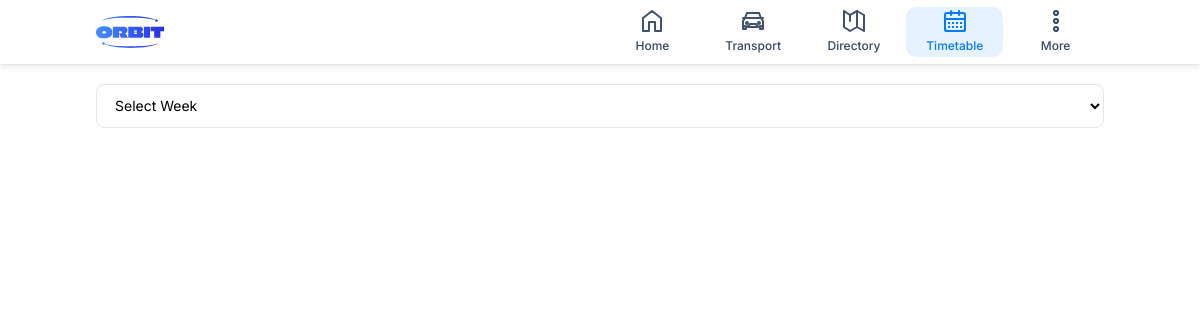
Page /client/src/pages/timetable/dashboard.php (signed in) on the earlier database version.
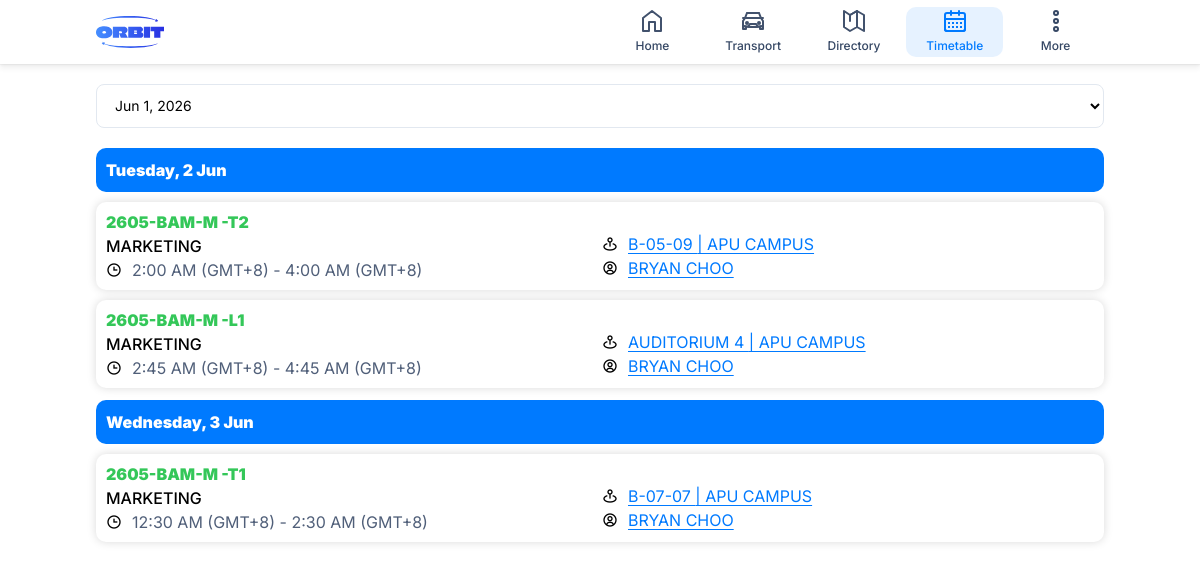
Same page on the later database version.
### tables this page shows
CREATE TABLE IF NOT EXISTS `schedule` (
  `schedule_id` int NOT NULL AUTO_INCREMENT,
  `module_group_id` varchar(25) NOT NULL,
  `classroom_id` int NOT NULL,
  `start_time` timestamp NOT NULL,
  `end_time` timestamp NOT NULL,
  `date` date NOT NULL,
  PRIMARY KEY (`schedule_id`),
  KEY `module_group_id` (`module_group_id`),
  KEY `classroom_id` (`classroom_id`)
);

CREATE TABLE IF NOT EXISTS `location` (
  `location_id` varchar(20) NOT NULL,
  `name` varchar(255) NOT NULL,
  `floor` varchar(4) NOT NULL,
  `type` varchar(50) NOT NULL,
  PRIMARY KEY (`location_id`)
);

### server/routes/schedule-management-route.php (called while the page is built, shortened)
<?php
require_once ROOT . CONTROLLERS . '/schedule-controller.php';
$scheduleController = new ScheduleController();
function getWeeks() {
    global $scheduleController;
    return $scheduleController->getWeeks();
}
function getScheduleList($input) {
    global $scheduleController;
    return $scheduleController->getScheduleList($input);
}
?>

### server/controllers/schedule-controller.php (called while the page is built, shortened)
<?php
class ScheduleController {
    private $connection;
    public function __construct() {
        global $connect;
        $this->connection = $connect;
    }
    public function getWeeks() {
        $sql = "SELECT DISTINCT(date) AS date FROM schedule ORDER BY date ASC;";
        $statement = mysqli_query($this->connection, $sql);
        $result = [];
        while ($date = mysqli_fetch_array($statement)) {
            if (date("N", strtotime($date['date'])) == 1) {
                $result[] = $date['date'];
            } else {
                $temp = new DateTime($date['date']);
                $temp->modify('Monday this week');
            }
        }
        return $result;
    }
    public function getScheduleList($filter) {
        if ($filter['intakeID'] === $filter['week'] && $filter['intakeID'] === "All") {
            $sql = "SELECT * FROM schedule s
                    LEFT JOIN classroom c ON s.classroom_id = c.classroom_id
                    LEFT JOIN location l ON l.location_id = c.location_id
                    ORDER BY date DESC";
        } elseif ($filter['intakeID'] === "All") {
            $start = $filter['week'];
            $week = "WHERE s.date = '$start'";
            for ($count = 1; $count < 7; $count++) {
                $date = new DateTime($filter['week']);
                $date->modify("+$count day");
                $temp = $date->format("Y-m-d");
                $week = $week . " OR s.date = '$temp'";
            }
            $sql = "SELECT * FROM schedule s
                    LEFT JOIN classroom c ON s.classroom_id = c.classroom_id
                    LEFT JOIN location l ON l.location_id = c.location_id
                    $week
                    ORDER BY date DESC";
        }
        $statement = mysqli_query($this->connection, $sql);
        $result = [];
        while ($schedule = mysqli_fetch_array($statement)) {
            $result[] = [
                "scheduleID" => $schedule['schedule_id'],
                "moduleGroupID" => $schedule['module_group_id'],
                "locationID" => $schedule["location_id"],
                "location" => $schedule["name"],
                "startTime" => $schedule["start_time"],
                "endTime" => $schedule["end_time"],
                "date" => $schedule["date"]
            ];
        }
        return $result;
    }
}
?>

### client/src/features/timetable/timetable-page-components.php (the view, shortened to what the changed rows need)
<link href='https://unpkg.com/boxicons@2.1.4/css/boxicons.min.css' rel='stylesheet'>
<?php
function renderTimetable(array $classes)
{
?>
    <div class="timetable-container">
        <?php
        $date = "";
        $classes = array_reverse($classes);
        $section = [];
        foreach ($classes as $class) {
            if ($class['date'] == $date) {
                $section[] = getSchedule($class);
            } else {
                if (!empty($section)) {
                    renderTimetableSection($date, $section);
                }
                $section = [];
                $date = $class['date'];
                $section[] = getSchedule($class);
            }
        }
        ?>
    </div>
<?php
}
function renderTimetableSection($date, array $classes)
{
    if ($date == "") {
        return;
    }
    $date = strtotime($date);
    $formattedDayAndDate = date('l, j M', $date);
    ob_start(); ?>
    <div class="timetable-section">
        <div class="day-and-date-wrapper">
            <h3 class="day-and-date"><?php echo $formattedDayAndDate; ?></h3>
        </div>
        <?php
        foreach ($classes as $class) {
            renderTimetableItem($class);
        }
        ?>
    </div>
<?php
}
function renderTimetableItem($classInfo)
{
    $startTime = $classInfo['startTime'];
    $endTime = $classInfo['endTime'];
    $classLocation = $classInfo['location'];
    $lecturer = $classInfo['lecturer'];
    $module = $classInfo['module'];
    $moduleGroupID = $classInfo['moduleGroupID'];
    ob_start(); ?>
    <div class="timetable-item">
        <div class="course-and-title-wrapper">
            <h4 class="class-code"><?php echo $moduleGroupID; ?></h4>
            <span class="course-title"><?php echo $module; ?></span>
            <div class="class-time-wrapper">
                <div class="bx">
                    &#xec45
                </div>
                <span class="class-time"> <?php echo date("g:i A", strtotime($startTime)) . ' (GMT+8) - ' . date("g:i A", strtotime($endTime)) . ' (GMT+8)'; ?></span>
            </div>
        </div>
        <div class="further-class-info">
            <div class="location-wrapper">
                <div class="bx">&#xeb58</div>
                <a class="class-location" href='<?php echo PAGES; ?>/campus-navigation/dashboard.php?point=<?php echo $classInfo['locationID']; ?>'>
                    <?php echo $classLocation . ' | APU CAMPUS'; ?>
                </a>
            </div>
            <div class="lecturer-profile">
                <div class="bx">&#xec65</div>
                <span class="class-lecturer"> <?php echo $lecturer; ?></span>
            </div>
        </div>
    </div>
<?php
}

### client/src/pages/timetable/dashboard.php (shortened to what the changed rows need)
<?php
require_once ROOT . COMPONENTS . '/header.php';
require_once ROOT . COMPONENTS . '/footer.php';
require_once ROOT . FEATURES . '/timetable/timetable-page-components.php';
require_once ROOT . SERVICES . '/manage-schedule-service.php';
if (isset($_GET['week'])) {
    $week = $_GET['week'];
} else {
    $dateTime = new DateTime('Monday this week');
    $week = $dateTime->format("Y-m-d");
}
if (!isset($user) || empty($user)) {
    $user = getUser($_SESSION['userID']);
    if ($user['role'] === 'Student') {
        $intakeID = $user['intakeID'];
        $scheduleList = getScheduleList(['intakeID' => $intakeID, "week" => $week]);
    } else {
        $intakeID = "All";
        $tempList = getScheduleList(['intakeID' => $intakeID, "week" => $week]);
        $scheduleList = [];
        foreach ($tempList as $row) {
            $schedule = getSchedule($row);
            if ($schedule['lecturerID'] === $user['lecturerID']) {
                $scheduleList[] = $row;
            }
        }
    }
}
?>
<div class="page-content">
    <?php
    if ($week === "All") {
        $select = "selected";
    } else {
        $select = "";
    }
    echo "
        <div class='form-input'>
            <select id='selectWeek' name='selectWeek' class='select-input'>
            <option value='' selected disabled>Select Week</option>
            <option value='All' $select>All</option>";
        $weekList = getWeeks();
        foreach ($weekList as $monday) {
            if ($monday === $week) {
                $select = "selected";
            } else {
                $select = "";
            }
            $format = date("M j, Y", strtotime($monday));
            echo "<option value='$monday' $select>$format</option>";
        }
        echo "
            </select>
        </div>
        ";
    renderTimetable($scheduleList);
    ?>
</div>

Differences in the rows shown:
added schedule: date "Tuesday, 2 Jun", module_group "2605-BAM-M -T2", start_time "2:00 AM", end_time "4:00 AM"
now on this page (row unchanged): location: name "B-05-09"
added schedule: module_group "2605-BAM-M -L1", start_time "2:45 AM", end_time "4:45 AM"
now on this page (row unchanged): location: name "AUDITORIUM 4"
added schedule: date "Wednesday, 3 Jun", module_group "2605-BAM-M -T1", start_time "12:30 AM", end_time "2:30 AM"
now on this page (row unchanged): location: name "B-07-07"
Other differences:
form field selectWeek: "Select Week" → "Jun 1, 2026"
$module: (not shown) → "MARKETING MARKETING MARKETING"
$lecturer: (not shown) → "BRYAN CHOO BRYAN CHOO BRYAN CHOO"
text now shown: "(GMT+8) - (GMT+8) - (GMT+8) - (GMT+8) (GMT+8) (GMT+8) | APU CAMPUS | APU CAMPUS | APU CAMPUS"
